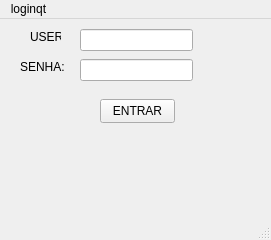
<?xml version="1.0" encoding="UTF-8"?>
<ui version="4.0">
 <class>MainWindow</class>
 <widget class="QMainWindow" name="MainWindow">
  <property name="geometry">
   <rect>
    <x>0</x>
    <y>0</y>
    <width>271</width>
    <height>240</height>
   </rect>
  </property>
  <property name="windowTitle">
   <string>MainWindow</string>
  </property>
  <widget class="QWidget" name="centralwidget">
   <widget class="QLabel" name="user">
    <property name="geometry">
     <rect>
      <x>30</x>
      <y>10</y>
      <width>31</width>
      <height>16</height>
     </rect>
    </property>
    <property name="text">
     <string>USER:</string>
    </property>
   </widget>
   <widget class="QLineEdit" name="lineEdit">
    <property name="geometry">
     <rect>
      <x>80</x>
      <y>10</y>
      <width>113</width>
      <height>22</height>
     </rect>
    </property>
   </widget>
   <widget class="QLabel" name="label_2">
    <property name="geometry">
     <rect>
      <x>20</x>
      <y>40</y>
      <width>49</width>
      <height>16</height>
     </rect>
    </property>
    <property name="text">
     <string>SENHA:</string>
    </property>
   </widget>
   <widget class="QLineEdit" name="lineEdit_2">
    <property name="geometry">
     <rect>
      <x>80</x>
      <y>40</y>
      <width>113</width>
      <height>22</height>
     </rect>
    </property>
   </widget>
   <widget class="QPushButton" name="entrar">
    <property name="geometry">
     <rect>
      <x>100</x>
      <y>80</y>
      <width>75</width>
      <height>24</height>
     </rect>
    </property>
    <property name="text">
     <string>ENTRAR</string>
    </property>
   </widget>
   <widget class="QLabel" name="lugar">
    <property name="geometry">
     <rect>
      <x>80</x>
      <y>120</y>
      <width>111</width>
      <height>21</height>
     </rect>
    </property>
    <property name="text">
     <string/>
    </property>
   </widget>
  </widget>
  <widget class="QMenuBar" name="menubar">
   <property name="geometry">
    <rect>
     <x>0</x>
     <y>0</y>
     <width>271</width>
     <height>22</height>
    </rect>
   </property>
   <widget class="QMenu" name="menuloginqt">
    <property name="title">
     <string>loginqt</string>
    </property>
   </widget>
   <addaction name="menuloginqt"/>
  </widget>
  <widget class="QStatusBar" name="statusbar"/>
 </widget>
 <resources/>
 <connections/>
</ui>
